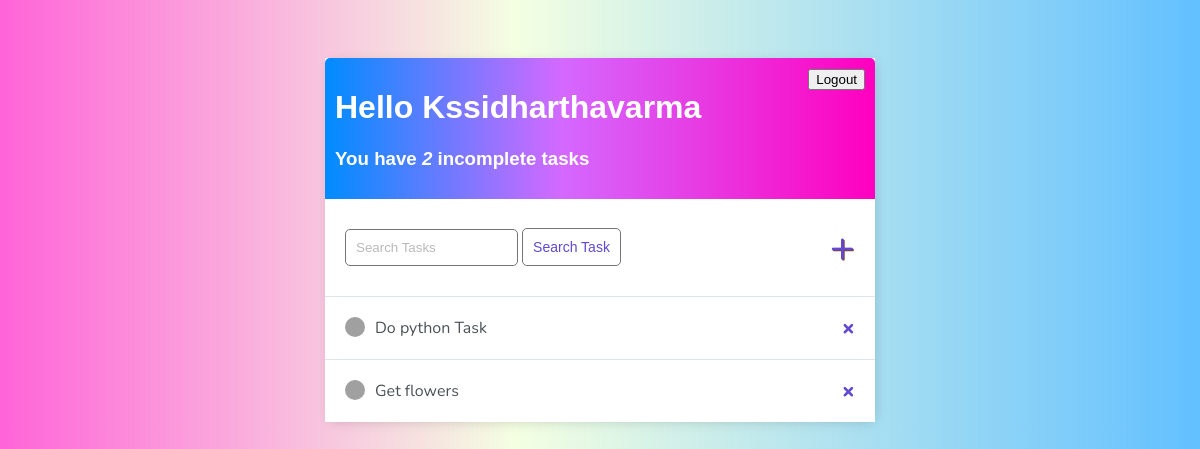
The app's page / (signed in), older data.
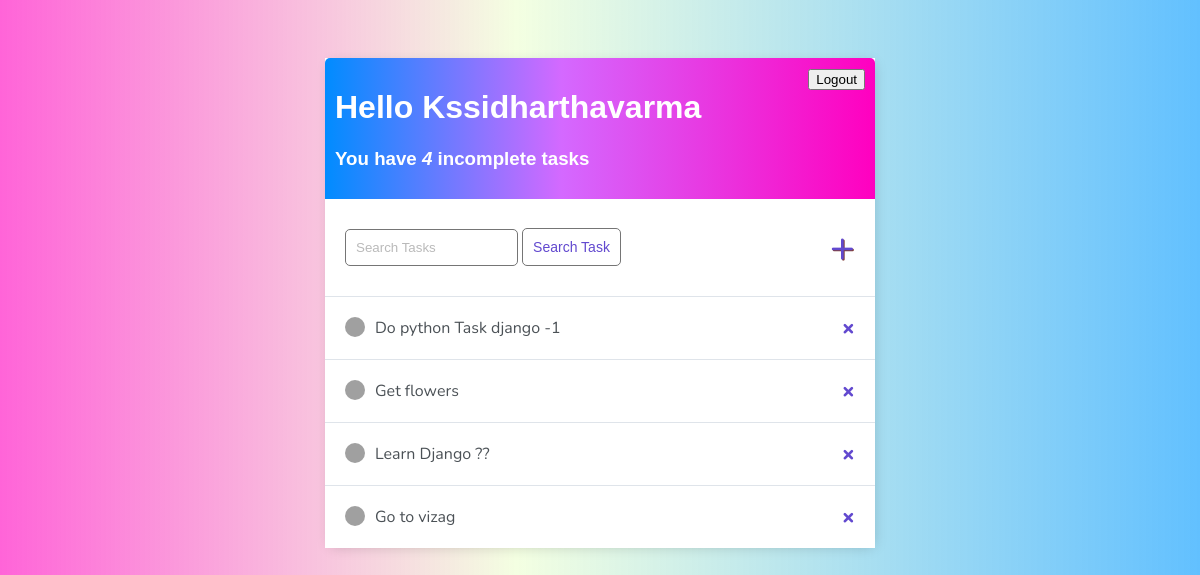
The same page, newer data.
### todo/models.py (models this page shows)
class Task(models.Model):
    user = models.ForeignKey(User,on_delete=models.CASCADE, null=True, blank=True)#if user is deleted the task from that user is deleted use"on_delete"
    title = models.CharField(max_length=200,null=True)
    description = models.TextField(null=True, blank=True)
    complete = models.BooleanField(default=False)
    created = models.DateTimeField(auto_now_add=True)
    def __str__(self):
        return self.title
    class Meta:
        ordering = ['complete']

### todo/views.py (the view)
# urls.py: path('',TaskList.as_view(),name="task"),
class TaskList(LoginRequiredMixin,ListView):
    model= Task
    context_object_name = 'task'
    template_name = 'todo/task_list.html'
    def get_context_data(self,**kmargs):
        context = super().get_context_data(**kmargs)
        context['task'] = context['task'].filter(user=self.request.user)
        context['count'] = context['task'].filter(complete=False).count()
        search_input = self.request.GET.get('search-area') or ''
        if search_input:
            context['task'] = context['task'].filter(title__icontains=search_input)
            context['search_input']=search_input
        return context

### todo/templates/todo/task_list.html (shortened to what this page needs)
{% extends 'todo/main.html' %}
{% block content %}
<div class="header-bar">
    <div>
        <h1>Hello {{ request.user|title }}</h1>
        <h3>You have <i>{{ count }}</i> incomplete task{{ count|pluralize:'s' }}</h3>
    </div>
   {% if request.user.is_authenticated %}
    <form method="POST" action="{% url 'logout' %}">
        <button type="submit">Logout</button>
    </form>
    {% else %}
    <a href="{% url 'login' %}">Login</a>
{% endif %}
</div>
<div id="search-add-wrapper">
    <form action="" method="get">
        <input type="text" name="search-area" placeholder="Search Tasks">
        <input class="button"type="submit" value="Search Task">
    </form>
    <a id="add-link" href="{% url 'task-create' %}">&#x2b;</a>
</div>
<div class="task-items-wrapper">
    {% for tasks in task %}
    <div class="task-wrapper">
        {% if tasks.complete %}
        <div class="task-title">
            <div class="task-complete-icon"></div>
            <i><s><a href="{% url 'task-update' tasks.id%}">{{ tasks }}</a></s></i>
        </div>
        <a class="delete-link" href="{% url 'task-delete' tasks.id %}">&#215;</a>
        {% else %}
        <div class="task-title">
            <div class="task-incomplete-icon"></div>
            <a href="{% url 'task-update' tasks.id%}">{{ tasks }}</a>
        </div>
        <a class="delete-link" href="{% url 'task-delete' tasks.id %}">&#215;</a>
        {% endif %}
    </div>
    {% empty %}
    <td>No tasks in the list</td>
    <a href="{% url 'task-create' %}">Add New Item</a>
    {% endfor %}
</div>
{% endblock content %} -->

### todo/templates/todo/main.html (shortened to what this page needs)
<!DOCTYPE html>
<html lang="en">
<head>
</head>
<body>
    <div class="container">
        {% block content %}
        {% endblock content %}

### todo/templates/todo/main.html (style rules this page uses)
body { background: linear-gradient(90deg, #ff00bf9b 0%, #c6ff6932 43%, #0099ff9d 100%); font-family: 'Nunito', sans-serif; padding-top: 50px; }
.container { max-width: 550px; margin: auto; background-color: #fff; -webkit-box-shadow: 2px 2px 13px -4px rgba(0, 0, 0, 0.21); box-shadow: 2px 2px 13px -4px rgba(0, 0, 0, 0.21); }
.header-bar { display: flex; justify-content: space-between; color: #fff; padding: 10px; border-radius: 5px 5px 0 0; background: linear-gradient(90deg, #008cff 0%, #d469ff 43%, #ff00bf 100%); }
h1, h2, h3, h4, h5, h6 { font-family: 'Raleway', sans-serif; }
.task-wrapper { display: flex; align-items: center; justify-content: space-between; background-color: #fff; border-top: 1px solid #dfe4ea; overflow: hidden; }
.task-title { display: flex; padding: 20px; }
.task-title a { text-decoration: none; color: #4b5156; margin-left: 10px; }
.task-incomplete-icon { height: 20px; width: 20px; background-color: rgb(160, 160, 160); border-radius: 50%; }
.delete-link { text-decoration: none; font-weight: 900; color: #6249cf; font-size: 22px; line-height: 0; padding: 20px 20px; }
#search-add-wrapper { display: flex; justify-content: space-between; align-items: center; padding: 20px; }
input[type=text], input[type=password], textarea { border: 1px solid #757575; border-radius: 5px; padding: 10px; width: 50%; }
::placeholder { font-weight: 300; opacity: 0.5; }
.button { border: 1px solid #757575; background-color: #FFF; color: #6249cf; padding: 10px; font-size: 14px; border-radius: 5px; cursor: pointer; }
#add-link { color: #6249cf; text-decoration: none; font-size: 42px; text-shadow: 1px 1px #81413b; }

Row changes from the older to the newer data that the page shows:
changed Task: title "Do python Task" → "Do python Task django -1"
added Task: title "Learn Django ??"
added Task: title "Go to vizag"
Text that changed along with them:
{{ count }}: "2" → "4"
